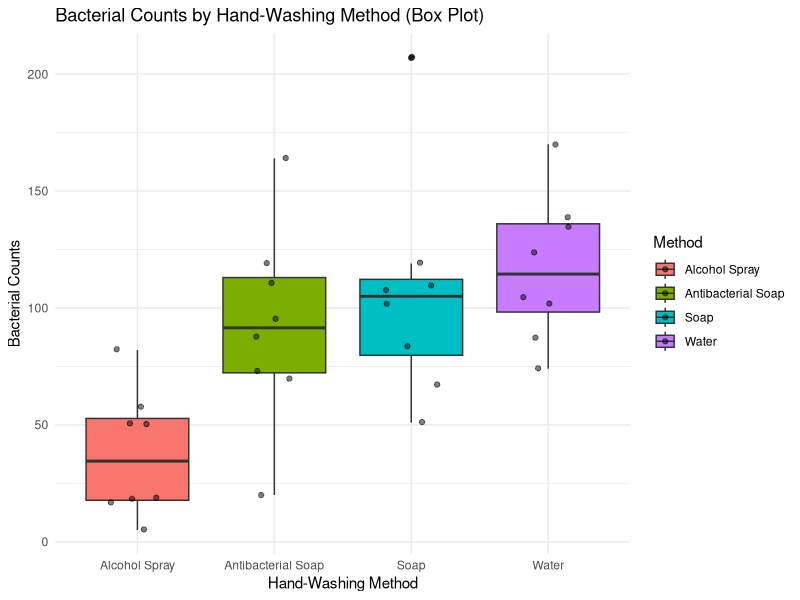
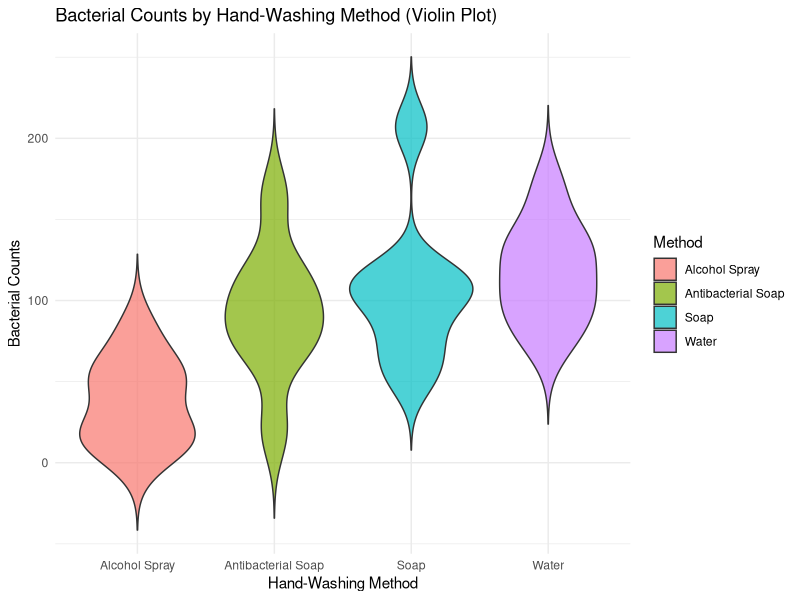
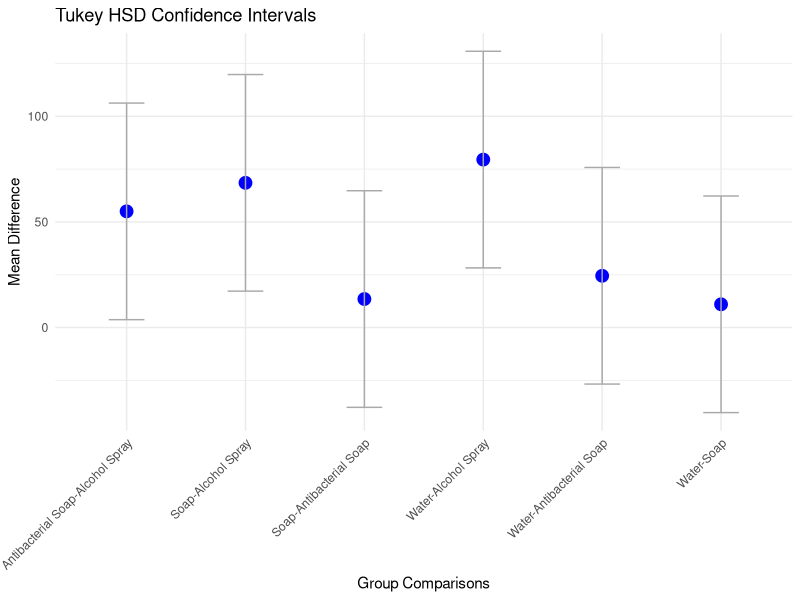

R code for these plots, in order:
# Exercise 12.2
library(ggplot2)
library(dplyr)
library(readxl)
library(car)

# Question (c)
# Load the data
data <- read_excel("hand-washing.xlsx")

summary <- data %>%
    group_by(Method) %>%
    summarise(mean=mean(Bacterial_Counts),
              median=median(Bacterial_Counts),
              sd=sd(Bacterial_Counts))

# Print the summary
print(summary)

# Visualize the data
# Box plot
ggplot(data, aes(x=Method, y=Bacterial_Counts, fill=Method)) +
    geom_boxplot() +
    geom_jitter(width=0.2, alpha=0.5) +
    labs(title="Bacterial Counts by Hand-Washing Method (Box Plot)",
         x="Hand-Washing Method",
         y="Bacterial Counts") +
    theme_minimal()

# Violin plot
ggplot(data, aes(x=Method, y=Bacterial_Counts, fill=Method)) +
    geom_violin(trim=FALSE, alpha=0.7) +
    labs(title="Bacterial Counts by Hand-Washing Method (Violin Plot)",
         x="Hand-Washing Method",
         y="Bacterial Counts") +
    theme_minimal()

# Question (d)
# Test Homogeneity of Variance
data$Method <- as.factor(data$Method)
levene_test <- leveneTest(Bacterial_Counts ~ Method, data = data)

print(levene_test)

# Question (e)
# Perform ANOVA
anova_result <- aov(Bacterial_Counts ~ Method, data = data)

# Print the ANOVA table
print(summary(anova_result))

# Question (g)
# Perform Tukey's HSD test
tukey_result <- TukeyHSD(anova_result)

# Print the Tukey's HSD test results
print(tukey_result)

# Convert Tukey HSD results to a data frame
tukey_data <- as.data.frame(tukey_result$Method)

# Add group comparison labels
tukey_data$Comparison <- rownames(tukey_data)

# View the processed data
print(tukey_data)

# Create the plot
ggplot(tukey_data, aes(x=Comparison, y=diff)) +
    geom_point(size=4, color="blue") +
    geom_errorbar(aes(ymin=lwr, ymax=upr), width=0.3,
                  color="darkgray") +
    labs(
        title="Tukey HSD Confidence Intervals",
        x="Group Comparisons",
        y="Mean Difference"
    ) +
    theme_minimal() +
    theme(axis.text.x = element_text(angle = 45, hjust = 1))

